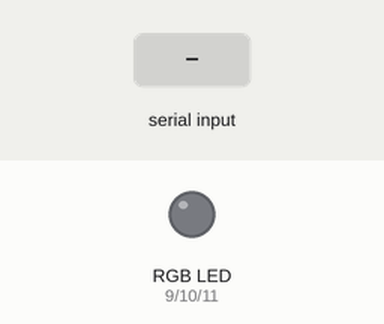
This sketch was run on a simulated Arduino Uno, built with avr-gcc and run on an emulated ATmega328P. Parts: an RGB LED mixed from three pins (HIGH = lit). The inputs (shaded band) are chosen by the test bench.

Above: at 1.2 s.
1.3 s: "r" received over the second serial link
At 1.7 s:
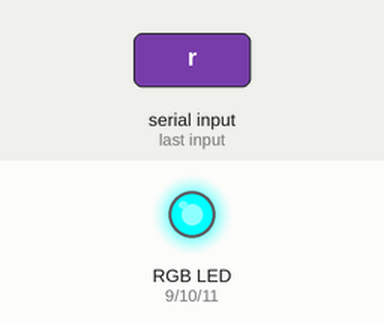
2.8 s: "g" received over the second serial link
At 4.0 s:
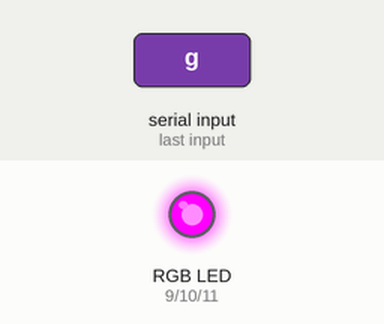
4.3 s: "b" received over the second serial link
At 5.1 s:
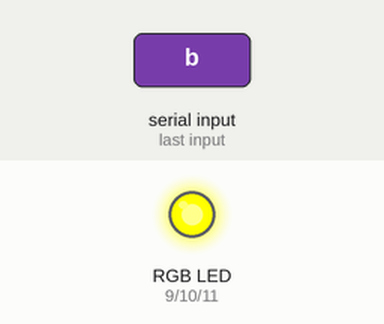
Timing chart, 0 to 7.3 s (numbered marks = the images above; inputs shaded):
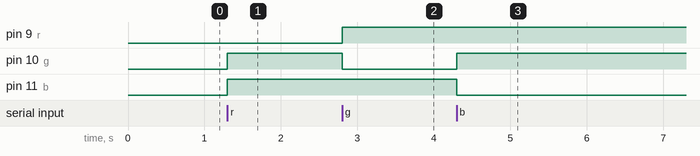

The sketch:

Bluetooth_RGB.ino
```cpp
#include <SoftwareSerial.h>
SoftwareSerial bt(7, 6); // RX,TX

const int r = 9, g = 10, b = 11;
char data;

void setup(){
    pinMode( r, OUTPUT );
    pinMode( g, OUTPUT );
    pinMode( b, OUTPUT );
    Serial.begin(9600);
    bt.begin(9600);
}

void loop(){
    if( bt.available() ){
        data = bt.read();
        switch( data ){
           case 'r':
               digitalWrite( r, 1-HIGH );
               digitalWrite( g, 1-LOW );
               digitalWrite( b, 1-LOW );
           break;
           case 'g':
               digitalWrite( r, 1-LOW );
               digitalWrite( g, 1-HIGH );
               digitalWrite( b, 1-LOW );
           break;
           case 'b':
               digitalWrite( r, 1-LOW );
               digitalWrite( g, 1-LOW );
               digitalWrite( b, 1-HIGH );
           break;
        }
    }
}
```

Measured:
- after the input at 1.3 s, pin 10 (g), pin 11 (b): LOW → HIGH at once
- after the input at 2.8 s, pin 9 (r): LOW → HIGH at once; pin 10 (g): HIGH → LOW at once
- after the input at 4.3 s, pin 10 (g): LOW → HIGH at once; pin 11 (b): HIGH → LOW at once
